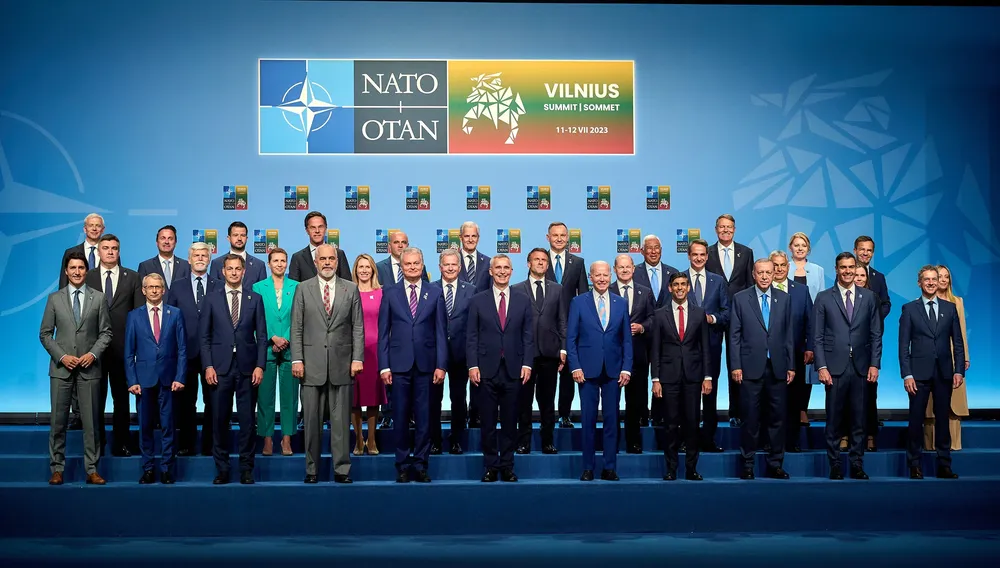
#> input picture otan.webp, 1000 x 568 px, shrunk from 2200 x 1250 before the run
$ python detectite.py
#> lines starting #> are read from the running program, lines starting #| are printed output that depends on the picture; after the words box and inside, x2 and y2 are one past the last pixel; in counts of white or black regions, pixels touching at a corner belong together
import cv2
img = cv2.imread('otan.webp')
#> img is the input picture: shape (568, 1000, 3); mean B, G, R 115.3, 88.6, 55.4
gray = cv2.cvtColor(img,cv2.COLOR_BGR2GRAY )
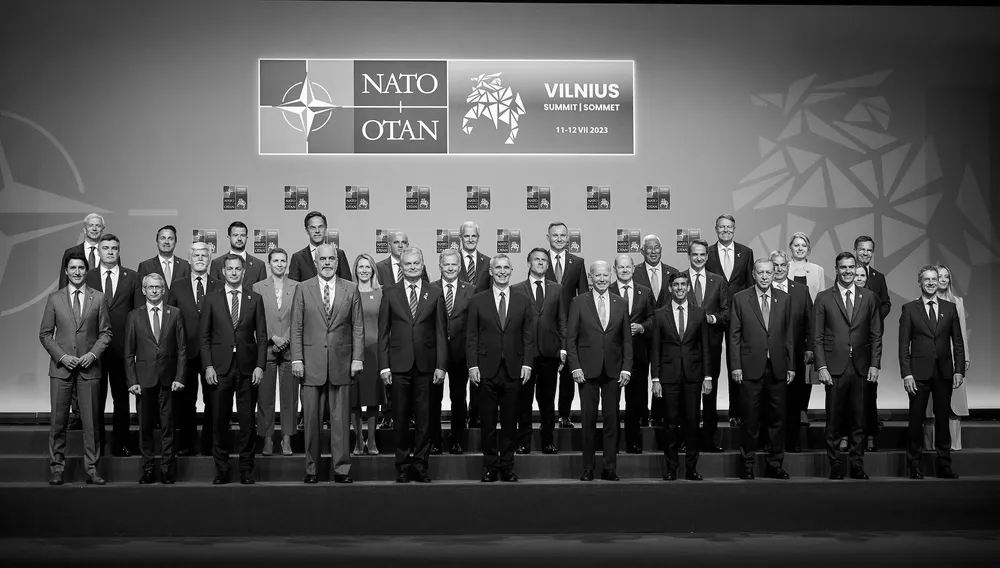
#> gray: shape (568, 1000); min 0, max 255, mean 81.7
face_cascade = cv2.CascadeClassifier('haarcascade_frontalface_default.xml')
faces = face_cascade.detectMultiScale(gray,1.1, 5)
#> faces = [[304, 216, 26, 26], [226, 225, 26, 26], [154, 228, 26, 26], [685, 244, 26, 26], [267, 251, 26, 26], [313, 248, 28, 28], [64, 257, 26, 26], [221, 258, 26, 26], [751, 262, 26, 26], [141, 277, 25, 25]]
for(x,y,w,h) in faces:
    cv2.rectangle(img,(x,y),(x+w,y+h),(2,3,123),2)
    roi_color = img[y:y+h,x:x+w]
    cv2.imwrite('rosto.jpg',roi_color)
#> this loop made 10 passes
#> pass 1, `roi_color = img[y:y+h,x:x+w]`:
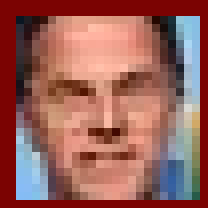
#> roi_color: shape (26, 26, 3) (shown 8 times larger); mean B, G, R 89.3, 96.5, 154.3
#> pass 2, `roi_color = img[y:y+h,x:x+w]`:
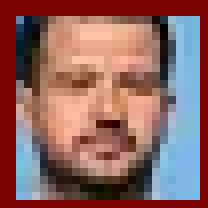
#> roi_color: shape (26, 26, 3) (shown 8 times larger); mean B, G, R 97, 100.2, 142.4
#> pass 3, `roi_color = img[y:y+h,x:x+w]`:
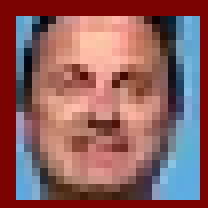
#> roi_color: shape (26, 26, 3) (shown 8 times larger); mean B, G, R 94.8, 94.6, 142.4
#> after the loop:
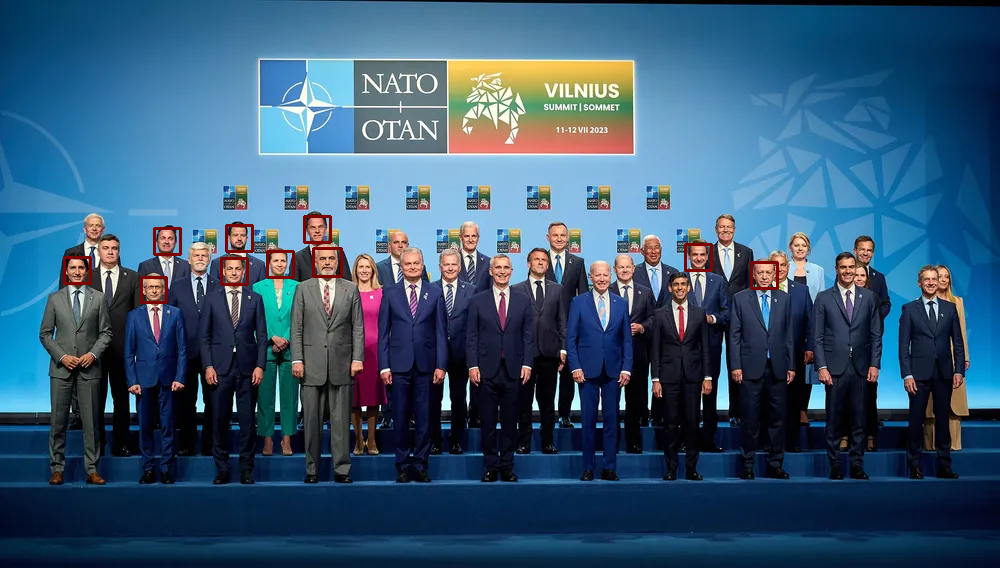
#> img: shape (568, 1000, 3); 0.54% of pixels changed, all inside (x1, y1, x2, y2) = (63, 215, 779, 304)
cv2.imshow('rosto',img)
cv2.waitKey(0)

$ run again, with 4f.jpg saved as otan.webp
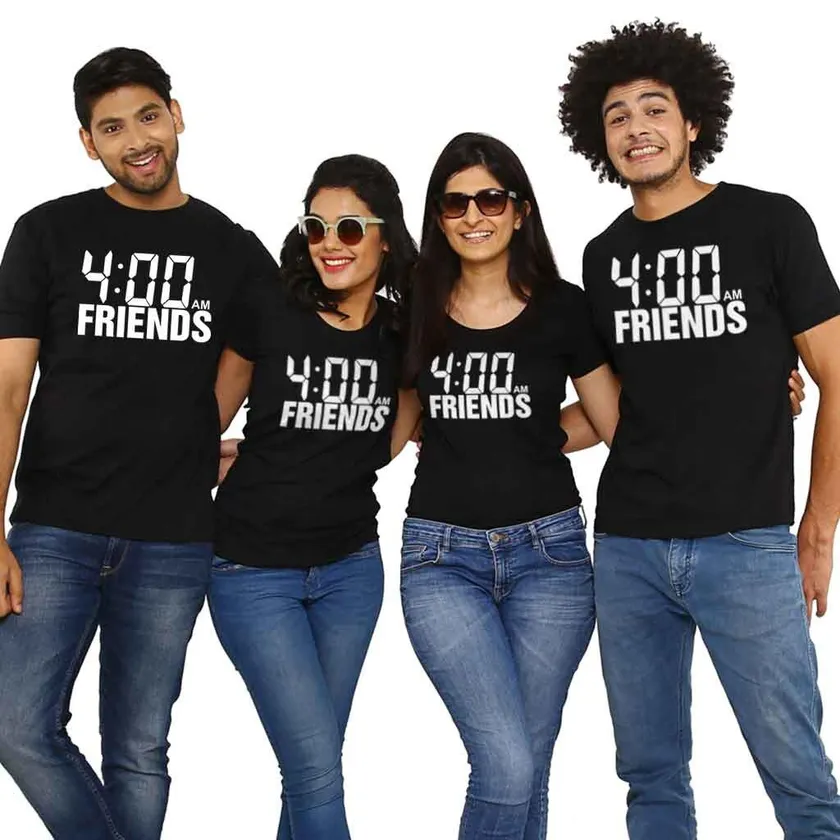
#> input picture 4f.jpg, 840 x 840 px, shrunk from 1024 x 1024 before the run
#> img is the input picture: shape (840, 840, 3); mean B, G, R 122.9, 119.3, 119.9
#> faces = [[590, 78, 97, 97], [425, 166, 97, 97], [506, 601, 73, 73], [78, 81, 106, 106], [288, 195, 95, 95]]
#> the loop `for(x,y,w,h) in faces:` made 5 passes
#> pass 1, `roi_color = img[y:y+h,x:x+w]`:
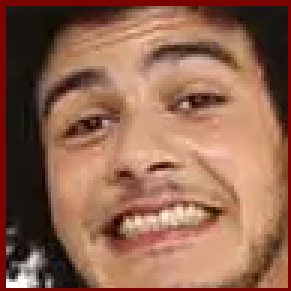
#> roi_color: shape (97, 97, 3) (shown 3 times larger); mean B, G, R 80.6, 102.2, 146.8
#> after the loop `for(x,y,w,h) in faces:`:
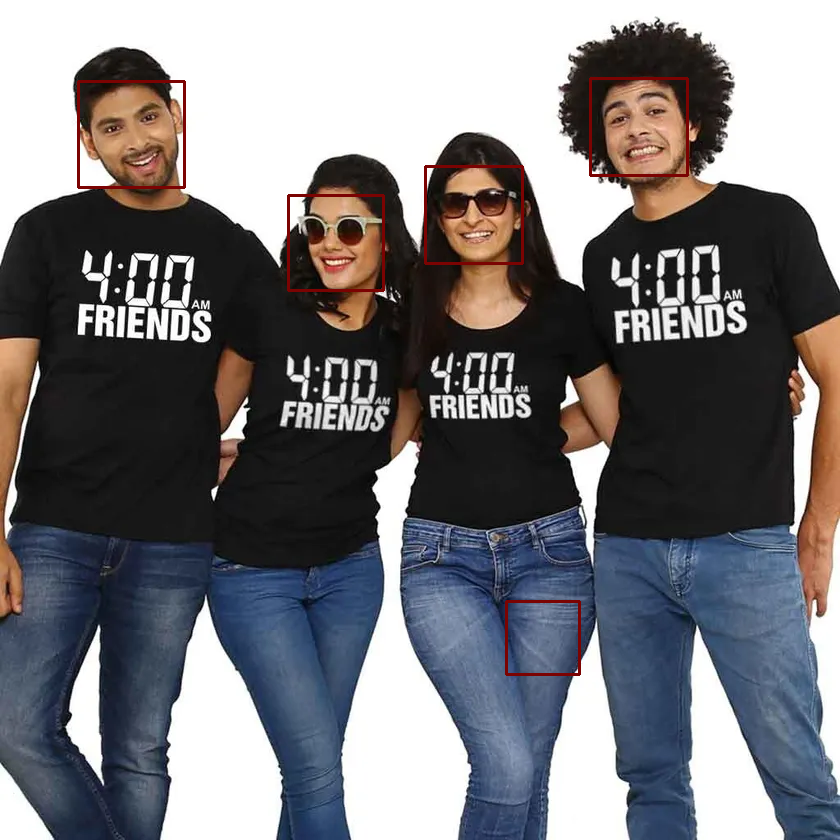
#> img: shape (840, 840, 3); 0.79% of pixels changed, all inside (x1, y1, x2, y2) = (77, 77, 689, 676)
